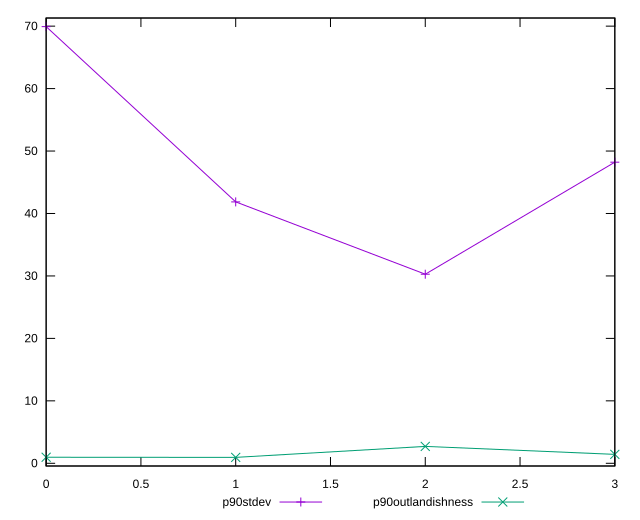

Recreate this plot in gnuplot.
reset

$p90Stdev <<EOF
0 69.92202861768074
1 41.85599058065105
2 30.277126533527017
3 48.21684552044081
EOF

$p90Outlandishness <<EOF
0 0.9683790039062501
1 0.9463217414818819
2 2.706025
3 1.4312859504132236
EOF

set key outside below
set xrange [0:3]
set yrange [-0.43319239604209536:71.30154275520472]
set trange [-0.43319239604209536:71.30154275520472]
set terminal svg size 640, 520 enhanced background rgb 'white'
set output "reports/report_00033_2021-03-01T14-23-16.841Z/unminified-javascript/progression/stddev.svg"

plot $p90Stdev title "p90stdev" with linespoints, \
     $p90Outlandishness title "p90outlandishness" with linespoints

reset
